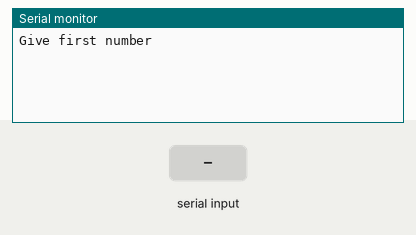
This sketch was run on a simulated Arduino Uno, built with avr-gcc and run on an emulated ATmega328P. On the bench: the last lines printed to the serial monitor. The test bench sets the inputs (shaded band).

Above: at 1.2 s.
1.3 s: "90,45\n" received over Serial
At 2.5 s:
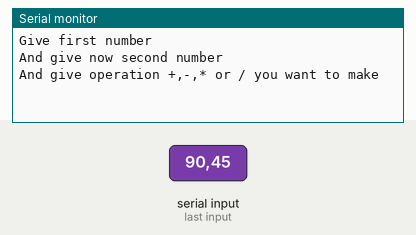
2.8 s: "+" received over Serial
At 3.4 s:
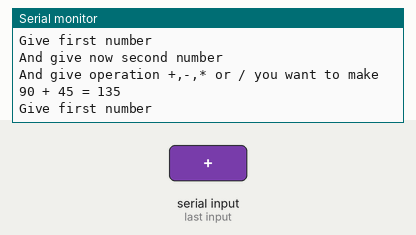

The sketch:

KaannosTehtava2done.ino
```cpp
#include "aliohjelmat.h"

void setup() {
  Serial.begin(BAUDINOPEUS);
  Serial.setTimeout(10000); // Annettu käyttäjälle aikaa syöttää
}

void tyhjenna_bufferi() {
  while(Serial.available() != 0) // tyhjennetään bufferi aina parseIntin jälkeen
  char t = Serial.read();
}

void loop() { // poistettu ylin while loop

    tyhjenna_bufferi(); // Tyhjennetään bufferi

    Serial.println("Give first number");
    int foo = 0; // siirretty int foo = 0; tähän while loopin sisältä
    while(Serial.available()==0)
    {
      // let's just wait until user gives number
    }
    foo = Serial.parseInt();

    tyhjenna_bufferi(); // Tyhjennetään bufferi

    Serial.println("And give now second number");
    int bar = 0; // siirretty int bar = 0; tähän while loopin sisältä
    while(Serial.available()==0)
    {
      // let's just wait until user gives number
    }
    bar = Serial.parseInt();

    tyhjenna_bufferi(); // Tyhjennetään bufferi

    Serial.println("And give operation +,-,* or / you want to make");
    while(Serial.available()==0)
    {
      // let's just wait until user gives number
    }
    char operation = Serial.read();

    Serial.print(foo);
    Serial.print(" ");
    Serial.print(operation); // lisätty operation printiksi, jotta +, -+ * ja / tunnistuu
    Serial.print(" ");
    Serial.print(bar);
    Serial.print(" = ");
    Serial.println(aliohjelma(foo,bar,operation));

    tyhjenna_bufferi();
}   // end of loop()
```

aliohjelmat.cpp
```cpp
#include "aliohjelmat.h"

int aliohjelma(int eka, int toka, char kolmas)
{
  // This subroutine should be able to do +, -, * and / operations
   /*int tulos = 0;
   tulos = eka + toka;
   return tulos; */

  int tulos = 0;  // lisätty toiminta laskurille
   switch (kolmas) {
     case '+': tulos = eka + toka; break;
     case '-': tulos = eka - toka; break;
     case '*': tulos = eka * toka; break;
     case '/':
       if (toka == 0) {
         tulos = 0;
       } else {
         tulos = eka / toka;
       }
       break;
     default:
       tulos = 0;
   }
   return tulos;

   }
```

aliohjelmat.h
```cpp
#ifndef ALIOHJELMAT // Vaihdettu headerin nimi aliohjelmat nimeen
#define ALIOHJELMAT

#define BAUDINOPEUS 9600 // poistettu ;

int aliohjelma(int, int, char); // Viimeinen parametri vaihdettu chariksi

#endif
```

Measured:
- after the input at 1.3 s, the serial monitor: prints a new line at once (image 1)
- after the input at 2.8 s, the serial monitor: prints a new line at once (image 2)
